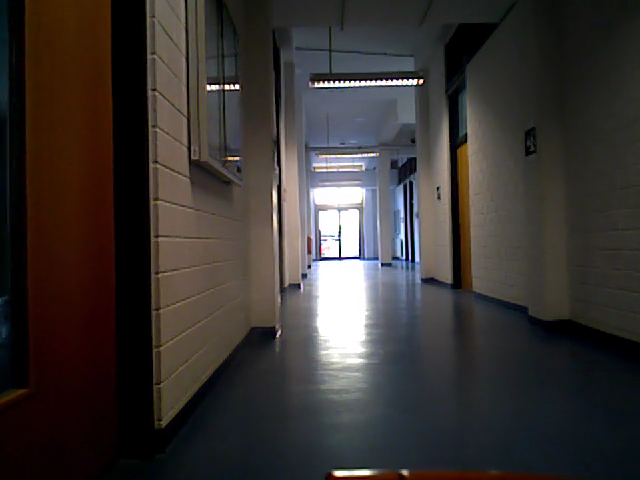
#> input picture frame 190 of Test Videos/moving_along_left_wall.mp4, 640 x 480 px, given in place of VID-20180512-WA0006.mp4, which was not available
$ jupyter execute Opt_flow_Farneback_basics.ipynb   (Python 2 division)   (text cells are left out)
#> lines starting #> are read from the running program, lines starting #| are printed output that depends on the picture; after the words box and inside, x2 and y2 are one past the last pixel; in counts of white or black regions, pixels touching at a corner belong together; pictures that were not available may be replaced by others from this repository, and a replacement may not be noted
[cell 1]
import pdb
import cv2
import numpy as np

[cell 2]
# Function to visualize the flow
def draw_flow(img, flow, step=16):

    # get the height and width of the image
    h, w = img.shape[:2]

    # get the y, x pixel values and stores them as a grid
    y, x = np.mgrid[step/2:h:step, step/2:w:step].reshape(2,-1).astype(int)

    # get the displacement(horizontal and vertical) for each pixel with corresponding x and y values
    fx, fy = flow[y,x].T

    #get a 2x2 matrix for every x, y value with the initial value and value with the displacement
    lines = np.vstack([x, y, x+fx, y+fy]).T.reshape(-1, 2, 2)

    # round the new x, y values to the next highest value and convert them to int
    lines = np.int32(lines + 0.5)

    # convert the input image to gray
    vis = cv2.cvtColor(img, cv2.COLOR_GRAY2BGR)

    #draw multiple lines(indicators) on the input image
    cv2.polylines(vis, lines, 0, (0, 255, 0))

    # draw a circle for all the points with radius 1, note lines is a 2x2 matrix for every pixel
    for (x1, y1), (x2, y2) in lines:
        cv2.circle(vis, (x1, y1), 1, (0, 255, 0), -1)
    return vis

[cell 3]
# Create object for video capture
cap = cv2.VideoCapture("my_vids/VID-20180512-WA0006.mp4")

# Get the image frame and a return value[true/false]
ret, frame = cap.read()
#> frame is the input picture: shape (480, 640, 3); mean B, G, R 49.5, 51.8, 56.5

# Initialize a counter to keep track of the frames and decide when to change the initial frame
frame_count = 0

# Transpose the frame to view in potrait mode
frame = cv2.transpose(frame)
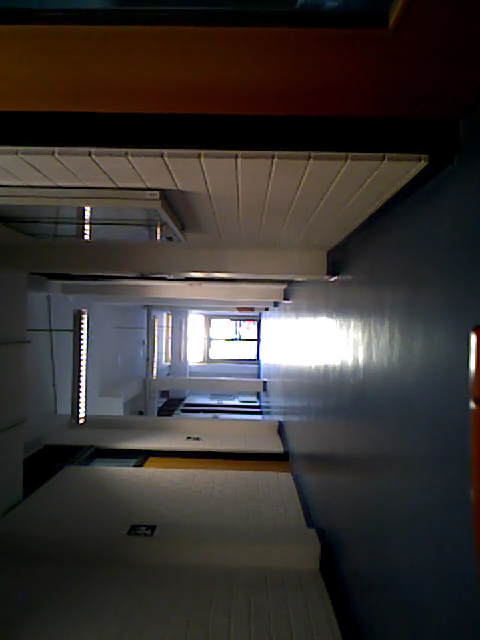
#> frame: shape (640, 480, 3); mean B, G, R 49.5, 51.8, 56.5

# Convert the captured frame to gray and store it as previous frame
gray = cv2.cvtColor(frame,cv2.COLOR_BGR2GRAY)
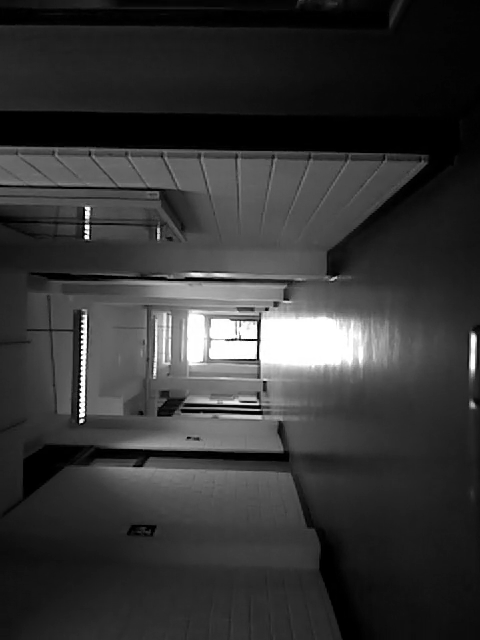
#> gray: shape (640, 480); min 0, max 255, mean 52.9

# Enter the while condition only if we have a previous frame to compare against
while(1):
    # change the old frame after every 15 or 35 frames or if it is the initial frame
    if(frame_count == 0 or frame_count%35 == 0):
        prev_gray = gray

# Obtain the new frame and return value[true/false]
    ret, frame = cap.read()
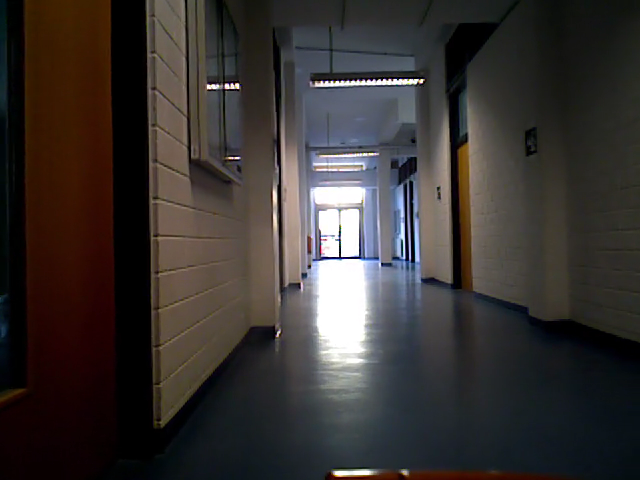
#> input picture frame 191 of Test Videos/moving_along_left_wall.mp4, 640 x 480 px, given in place of VID-20180512-WA0006.mp4, which was not available
#> frame is the input picture: shape (480, 640, 3); mean B, G, R 49.8, 51.8, 56.8

    if ret:

        # increment the frame counter if the return value is true
        frame_count+= 1

        # Transpose this frame to ensure proper comparison between the previous and new frames
        frame = cv2.transpose(frame)
#> frame: shape (640, 480, 3)

        # Convert the new frame to gray and store it in
        gray = cv2.cvtColor(frame,cv2.COLOR_BGR2GRAY)

        # Calculate the optical flow between the two frames using farneback method
        flow = cv2.calcOpticalFlowFarneback(prev_gray,gray, None, 0.5, 3, 15, 3, 5, 1.2, 0)

        #get the magnitude and angle of flow vectors in polar form, i.e the angle is in radians
        mag, ang = cv2.cartToPolar(flow[...,0], flow[...,1])
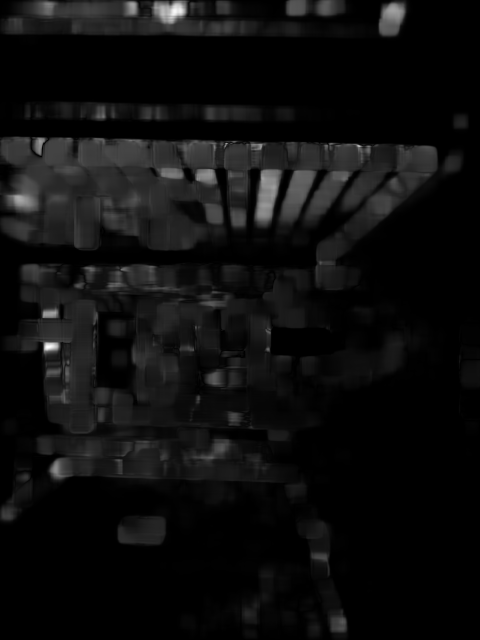
#> mag: shape (640, 480) float32; min 2.18e-20, max 4.73, mean 0.267; drawn with min black and max white
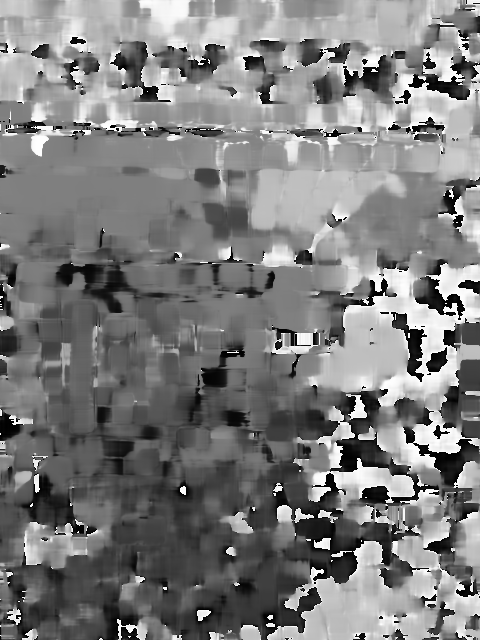
#> ang: shape (640, 480) float32; min 4.15e-05, max 6.28, mean 3.09; drawn with min black and max white

        #normalize the magnitude between the minimum and maximum values.
        mag = cv2.normalize(mag,None,cv2.NORM_MINMAX)
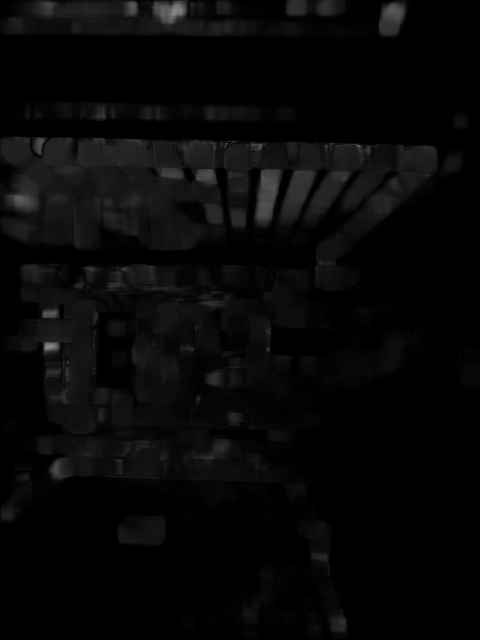
#> mag: shape (640, 480) float32; min 2.51e-21, max 0.544, mean 0.0306

        # Visualize the optical flow
        cv2.imshow('flow',draw_flow(gray, flow))
#> in draw_flow, `fx, fy = flow[y,x].T`: fx = 1200 values, max 3.12 at index 10, min -2.83 at index 361, mean -0.121; fy = 1200 values, max 3.22 at index 633, min -2.9 at index 24, mean -0.00119
#> in draw_flow, `cv2.polylines(vis, lines, 0, (0, 255, 0))`:
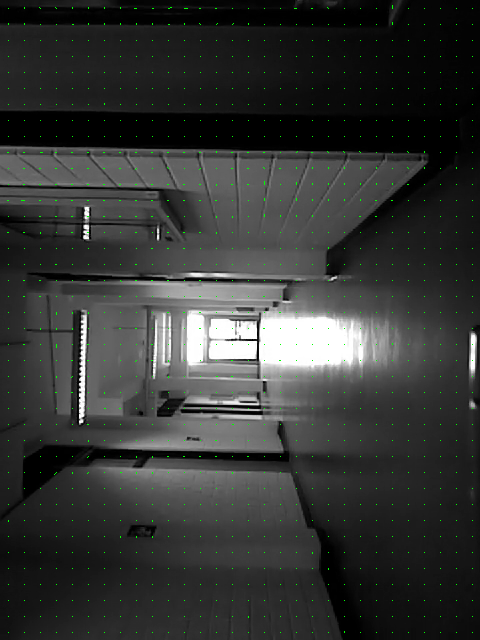
#> vis: shape (640, 480, 3); mean B, G, R 52.8, 54, 52.8
#> the loop in draw_flow, `for (x1, y1), (x2, y2) in lines:` made 1200 passes
#> (x1, y1, x2, y2) on passes 1 to 3: (8, 8, 8, 8), (24, 8, 24, 7), (40, 8, 39, 7)
#> after the loop in draw_flow, `for (x1, y1), (x2, y2) in lines:`:
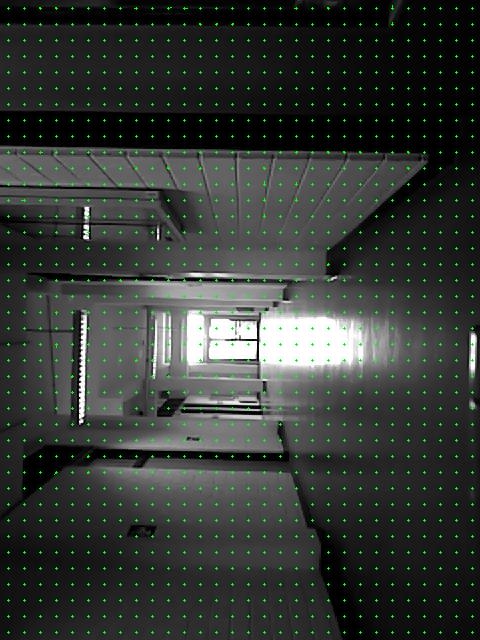
#> vis: shape (640, 480, 3); 1.49% of pixels changed, all inside (x1, y1, x2, y2) = (7, 7, 474, 634)

        # Waits for 30 milliseconds for a keypress
        ch = cv2.waitKey(30) & 0xff
#> (key Esc is pressed here)

        # Break if escape key is used
        if ch == 27:
            break

        # Do a frame capture and store as image if 's' is pressed
        elif ch == ord('s'):
            cv2.imwrite('opticalfb.png',new_frame)

    # stop if there are no more frames to calculate optical flow
    else :
        break


# Release the capture mode
cap.release()

# Close all windows and exit
cv2.destroyAllWindows()

[cell 4]
cap = cv2.VideoCapture("VID-20180512-WA0006.mp4")
cap.set(cv2.CAP_PROP_FPS, 60)
length = int(cap.get(cv2.CAP_PROP_FRAME_COUNT))
#> length = 1908
fps    = cap.get(cv2.CAP_PROP_FPS)
#> fps = 30
print "number of frames = ", length, ',',"FPS =", fps
#| number of frames =  1908 , FPS = 30.0
cap.release()
cv2.destroyAllWindows()

$ run again, starting later in the video
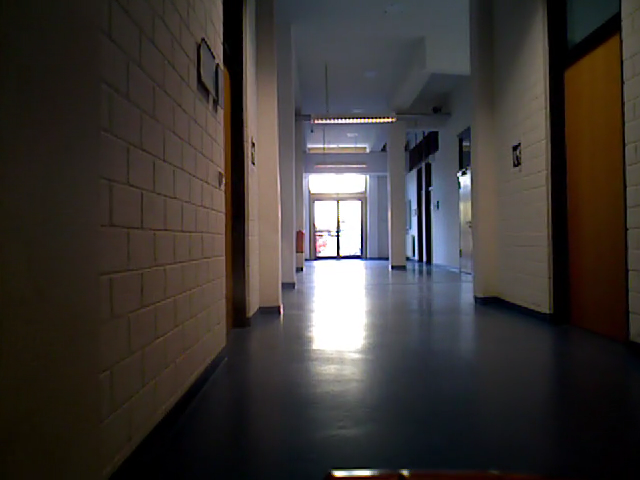
#> input picture frame 858 of Test Videos/moving_along_left_wall.mp4, 640 x 480 px, given in place of VID-20180512-WA0006.mp4, which was not available
#> frame is the input picture: shape (480, 640, 3); mean B, G, R 52.7, 55.5, 60.6
#> `mag, ang = cv2.cartToPolar(flow[...,0], flow[...,1])`:
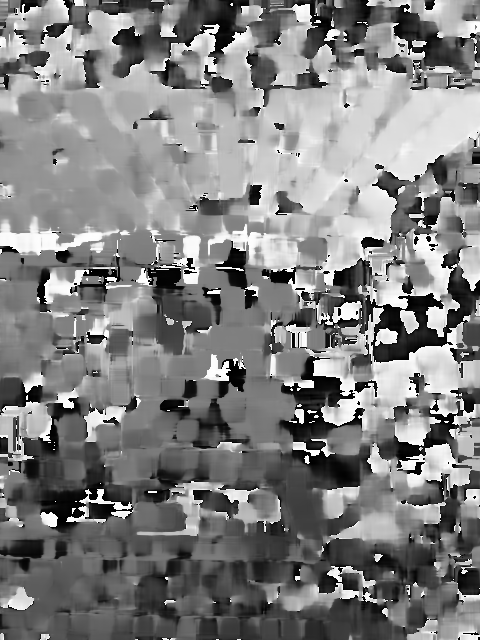
#> ang: shape (640, 480) float32; min 3.8e-06, max 6.28, mean 3.18; drawn with min black and max white
#> fx = 1200 values, max 1.99 at index 1022, min -2.06 at index 795, mean -0.0418; fy = 1200 values, max 1.67 at index 1082, min -1.7 at index 188, mean -0.00299
#> the loop in draw_flow, `for (x1, y1), (x2, y2) in lines:` made 1200 passes
#> (x1, y1, x2, y2) on passes 1 to 3: (8, 8, 8, 8), (24, 8, 24, 8), (40, 8, 40, 8)
#> after the loop in draw_flow, `for (x1, y1), (x2, y2) in lines:`:
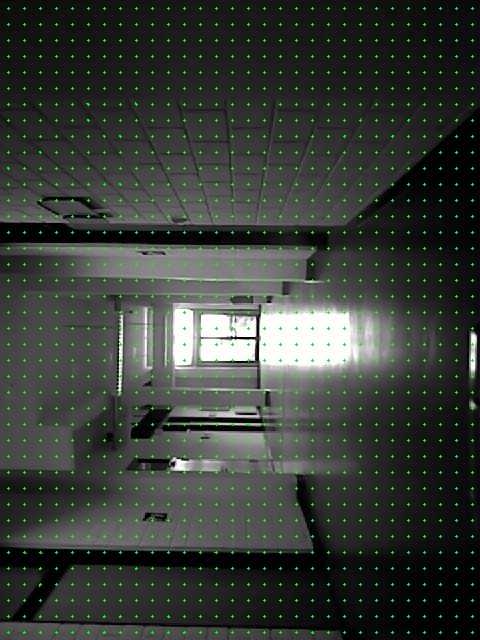
#> vis: shape (640, 480, 3); mean B, G, R 55.6, 60.6, 55.6
#> length = 1908
#> fps = 30
#| number of frames =  1908 , FPS = 30.0

$ run again, starting later in the video
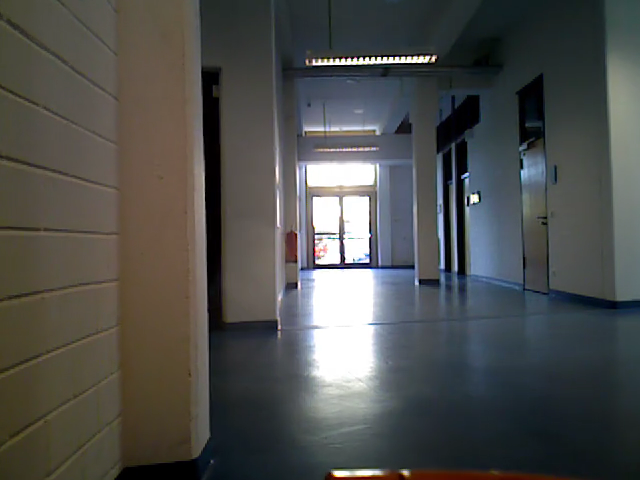
#> input picture frame 1526 of Test Videos/moving_along_left_wall.mp4, 640 x 480 px, given in place of VID-20180512-WA0006.mp4, which was not available
#> frame is the input picture: shape (480, 640, 3); mean B, G, R 76.6, 78.8, 78
#> `mag = cv2.normalize(mag,None,cv2.NORM_MINMAX)`:
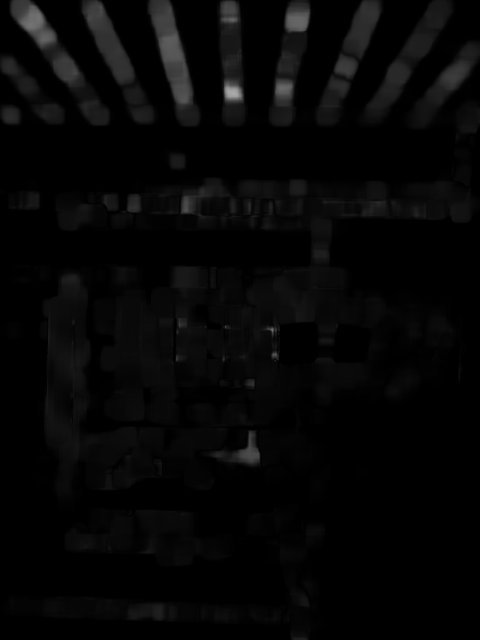
#> mag: shape (640, 480) float32; min 5.64e-17, max 0.668, mean 0.0256
#> fx = 1200 values, max 3.7 at index 855, min -3.58 at index 32, mean -0.159; fy = 1200 values, max 4.66 at index 48, min -7.08 at index 164, mean -0.132
#> the loop in draw_flow, `for (x1, y1), (x2, y2) in lines:` made 1200 passes
#> (x1, y1, x2, y2) on passes 1 to 3: (8, 8, 8, 8), (24, 8, 21, 6), (40, 8, 40, 8)
#> after the loop in draw_flow, `for (x1, y1), (x2, y2) in lines:`:
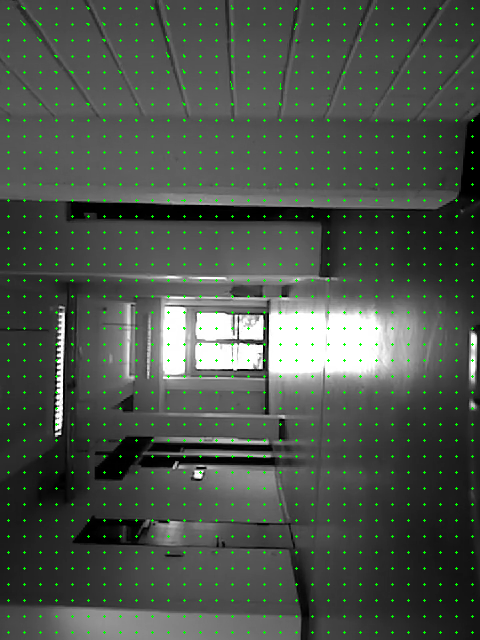
#> vis: shape (640, 480, 3); mean B, G, R 76.7, 81.8, 76.7
#> length = 1908
#> fps = 30
#| number of frames =  1908 , FPS = 30.0
